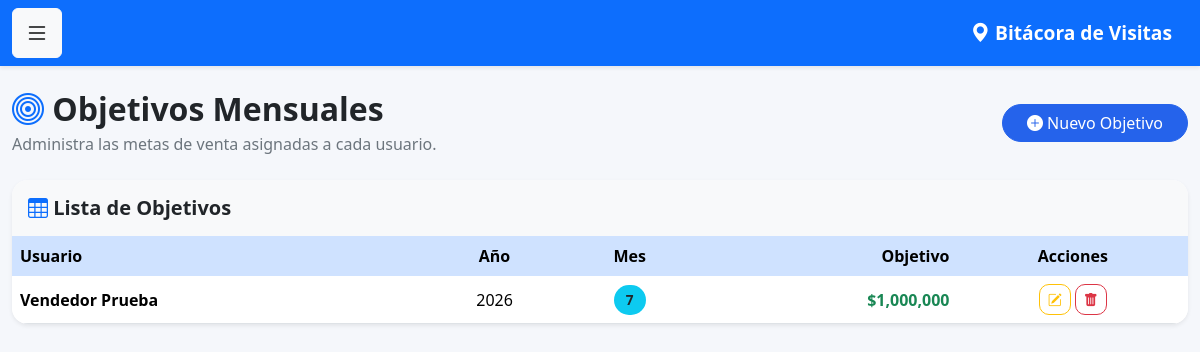
The page /objetivos (signed in) on the database as committed earlier.
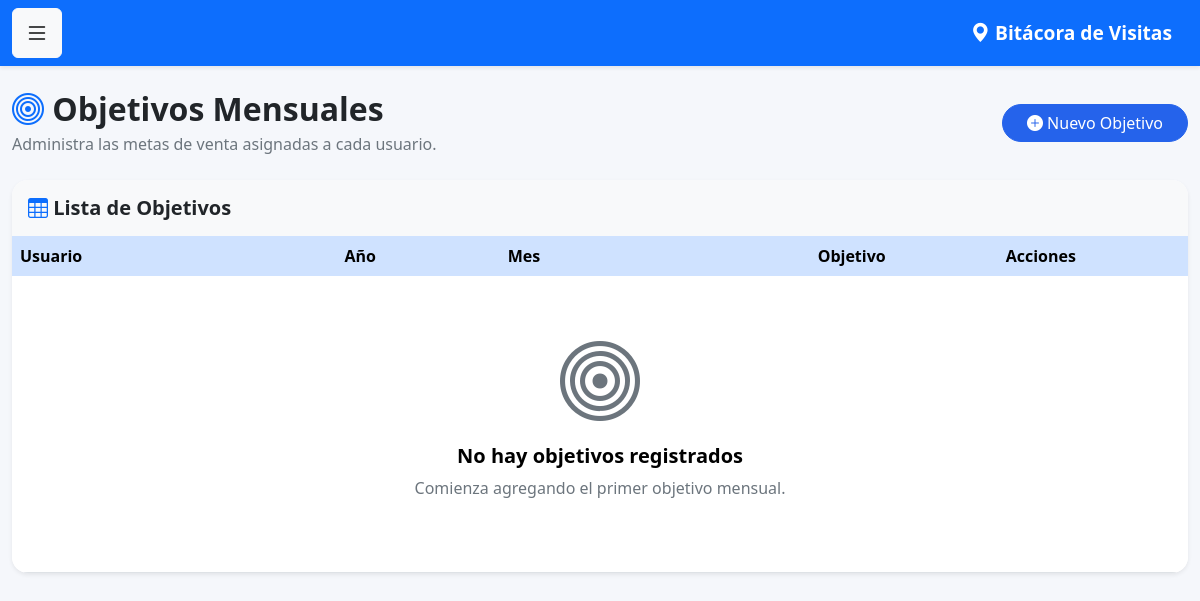
The same page on the database as committed later.
### models.py (models this page shows)
class Objetivo(db.Model):
    __tablename__ = 'objetivos'
    id = db.Column(
        db.Integer,
        primary_key=True
    )
    usuario_id = db.Column(
        db.Integer,
        db.ForeignKey('usuarios.id')
    )
    anio = db.Column(
        db.Integer,
        nullable=False
    )
    mes = db.Column(
        db.Integer,
        nullable=False
    )
    objetivo = db.Column(
        db.Float,
        nullable=False
    )
    usuario = db.relationship(
        'Usuario',
        backref='objetivos'
    )

class Usuario(UserMixin, db.Model):
    __tablename__ = 'usuarios'
    id = db.Column(db.Integer, primary_key=True)
    nombre = db.Column(db.String(100), nullable=False)
    correo = db.Column(db.String(120), unique=True, nullable=False)
    password = db.Column(db.String(500), nullable=False)
    rol = db.Column(db.String(20), default='vendedor')
    activo = db.Column(db.Boolean, default=True)

### app.py (the view)
@app.route('/objetivos')
@login_required
def objetivos():
    if current_user.rol not in ['admin', 'supervisor']:
        return redirect('/dashboard')
    objetivos = Objetivo.query.order_by(
        Objetivo.anio.desc(),
        Objetivo.mes.desc()
    ).all()
    return render_template(
        'objetivos.html',
        objetivos=objetivos
    )

### app.py (called while the page is built)
@login_manager.user_loader
def load_user(user_id):
    return Usuario.query.get(int(user_id))

### templates/objetivos.html (shortened to what this page needs)
{% extends 'base.html' %}
{% block contenido %}
<div class="d-flex justify-content-between align-items-center mb-4">
    <div>
        <h2 class="fw-bold mb-1">
            <i class="bi bi-bullseye text-primary"></i>
            Objetivos Mensuales
        </h2>
        <p class="text-muted mb-0">
            Administra las metas de venta asignadas a cada usuario.
        </p>
    </div>
    <a href="{{ url_for('nuevo_objetivo') }}"
       class="btn btn-primary rounded-pill px-4">
        <i class="bi bi-plus-circle-fill"></i>
        Nuevo Objetivo
    </a>
</div>
<div class="card shadow-sm border-0 rounded-4">
    <div class="card-header bg-light py-3">
        <h5 class="mb-0">
            <i class="bi bi-table text-primary"></i>
            Lista de Objetivos
        </h5>
    </div>
    <div class="table-responsive">
        <table class="table table-hover align-middle mb-0">
            <thead class="table-primary">
                <tr>
                    <th>Usuario</th>
                    <th class="text-center">Año</th>
                    <th class="text-center">Mes</th>
                    <th class="text-end">Objetivo</th>
                    <th class="text-center">Acciones</th>
                </tr>
            </thead>
            <tbody>
            {% for o in objetivos %}
                <tr>
                    <td>
                        <div class="d-flex align-items-center">
                            <strong>
                                {{ o.usuario.nombre }}
                            </strong>
                        </div>
                    </td>
                    <td class="text-center">
                        {{ o.anio }}
                    </td>
                    <td class="text-center">
                        <span class="badge bg-info text-dark">
                            {{ o.mes }}
                        </span>
                    </td>
                    <td class="text-end fw-bold text-success">
                        ${{ "{:,.0f}".format(o.objetivo or 0) }}
                    </td>
                    <td class="text-center">
                        <a href="{{ url_for('editar_objetivo', id=o.id) }}"
                           class="btn btn-outline-warning btn-sm"
                           title="Editar">
                            <i class="bi bi-pencil-square"></i>
                        </a>
                        <a href="{{ url_for('eliminar_objetivo', id=o.id) }}"
                           class="btn btn-outline-danger btn-sm"
                           title="Eliminar"
                           onclick="return confirm('¿Deseas eliminar este objetivo?');">
                            <i class="bi bi-trash-fill"></i>
                        </a>
                    </td>
                </tr>
            {% else %}
                <tr>
                    <td colspan="5">
                        <div class="text-center py-5">
                            <i class="bi bi-bullseye display-1 text-secondary"></i>
                            <h5 class="mt-3">
                                No hay objetivos registrados
                            </h5>
                            <p class="text-muted">
                                Comienza agregando el primer objetivo mensual.
                            </p>
                        </div>
                    </td>
                </tr>
            {% endfor %}
            </tbody>
        </table>
    </div>
</div>
{% endblock %}

Rows that differ between the two databases and show on the page:
removed Objetivo: usuario.nombre "Vendedor Prueba", anio "2026", mes "7", objetivo "1,000,000"
Other text that changed with them:
text now shown: "No hay objetivos registrados Comienza agregando el primer objetivo mensual."
